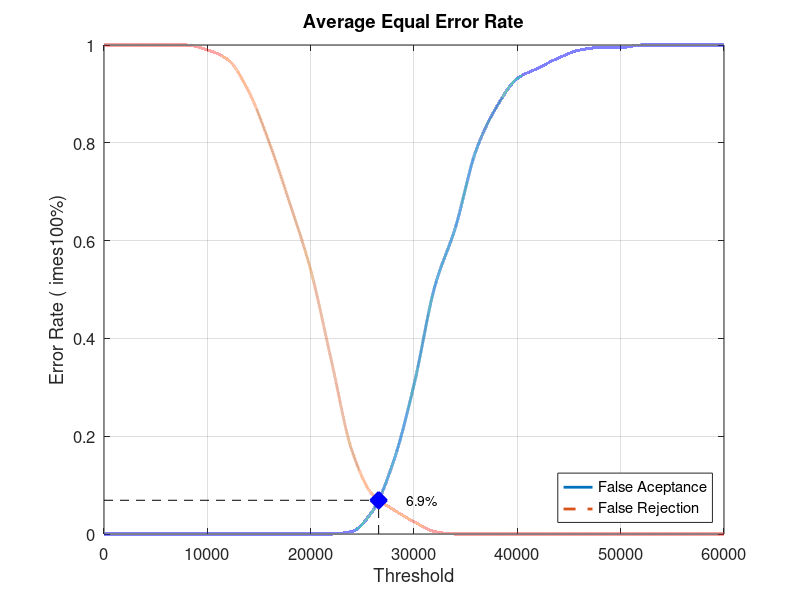
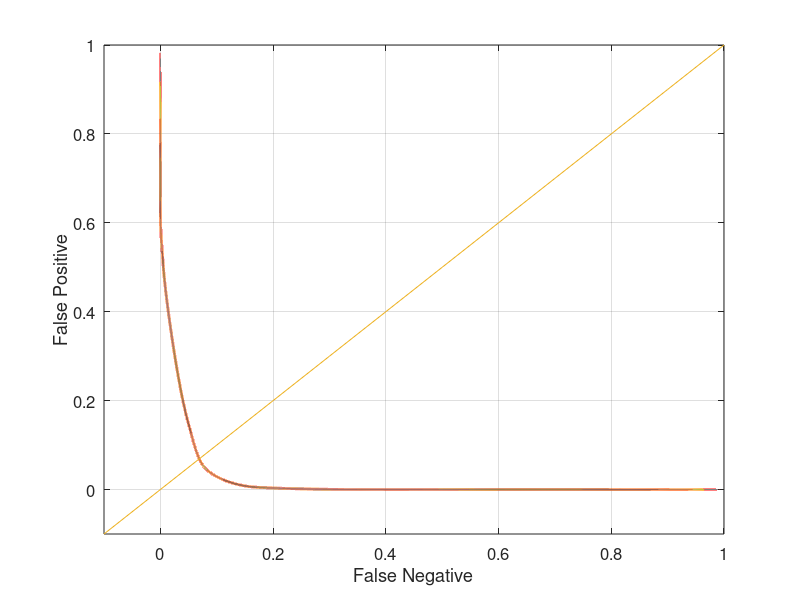

MATLAB code for these plots, in order:
close all;
clear;
clc;
x = 0:2000:60000;
xq = 0:0.5:60000;

y0 = [0 0 0 0 0 0 0 0 0 0 0 0 0.00526316 0.0473684 0.147368 0.305263 0.505263 0.626316 0.784211 0.873684 0.931579 0.952632 0.973684 0.989474 0.994737 0.994737 1 1 1 1 1]
yy0 = interp1(x, y0, xq, 'pchip');
y1 = [1 1 1 1 1 0.99 0.97 0.905 0.8 0.675 0.54 0.355 0.17 0.08 0.05 0.025 0.005 0 0 0 0 0 0 0 0 0 0 0 0 0 0]
yy1 = interp1(x, y1, xq, 'pchip');

% Calculating EER: 
y2 = abs(y0 - y1);
find(y2 == min(y2))
yy2 = abs(yy0 - yy1);
xEER = find(yy2 == min(yy2));
xEERIndex = xq(xEER) % X-axis EER
yEER = yy0(xEER) % Y-axis EER

main = figure
plot(xq, yy0,'-','LineWidth', 2);	hold on
plot(xq, yy1,'--','LineWidth', 2);	hold on
plot([xEERIndex xEERIndex], [0 yEER], 'k--');	hold on
plot([0 xEERIndex], [yEER yEER], 'k--');	hold on
plot(xEERIndex, yEER, 'bx', 'LineWidth', 10);	hold on
text(xEERIndex + 10 * xEERIndex / 100, yEER, [num2str(round((10000 * yEER)) / 100) '%'])
legend('False Aceptance', 'False Rejection', 'Location', 'SouthEast')
xlabel('Threshold')
ylabel('Error Rate (	imes100%)')
title('Average Equal Error Rate')
set(gca, 'FontSize', 12)
axis([0 60000 0 1])
grid on

print(main, 'Database2_2Main', '-dpng');
FNRxFPR = figure('Color', [1 1 1]);
plot(yy1, yy0, '-', yy1, yy0, 'LineWidth', 2);
hold on
y = -0.1:0.1:1
plot(y, y); 
set(gca, 'FontSize', 12)
xlabel('False Negative')
ylabel('False Positive')
axis([-0.1 1 -0.1 1])
set(gca, 'FontSize', 12)
grid on

print(FNRxFPR, 'Database2_2FNRxFPR','-dpng');
